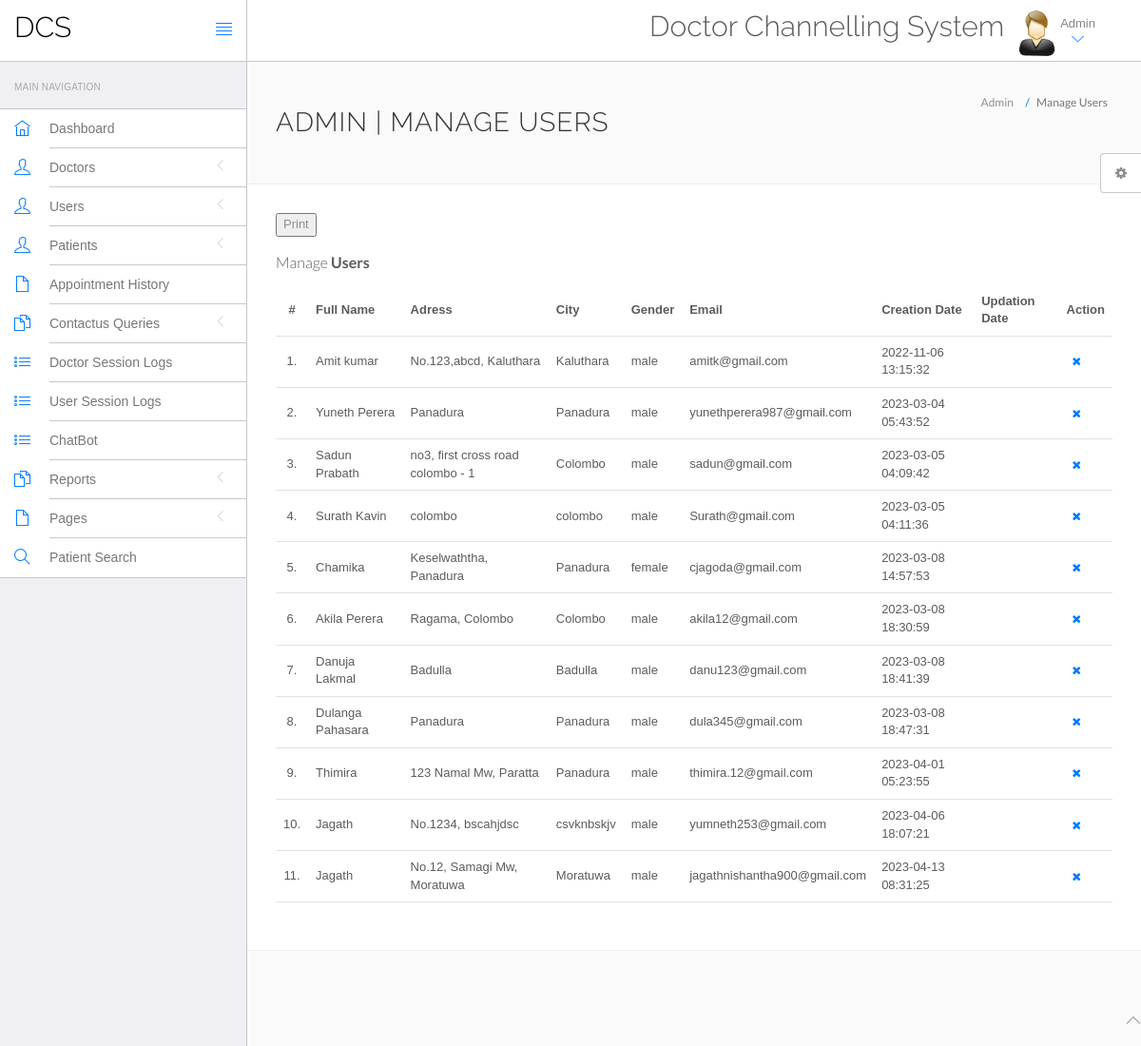
The page /hms/admin/manage-users.php (signed in) on the database its author committed.
### tables this page shows
CREATE TABLE `users` (
  `id` int(11) NOT NULL,
  `fullName` varchar(255) DEFAULT NULL,
  `address` longtext DEFAULT NULL,
  `city` varchar(255) DEFAULT NULL,
  `gender` varchar(255) DEFAULT NULL,
  `email` varchar(255) DEFAULT NULL,
  `password` varchar(255) DEFAULT NULL,
  `regDate` timestamp NULL DEFAULT current_timestamp(),
  `updationDate` timestamp NULL DEFAULT NULL ON UPDATE current_timestamp()
);

### hms/admin/manage-users.php (the view, shortened to what this page needs)
<?php
include('include/config.php');
if (strlen($_SESSION['id'] == 0)) {
	header('location:logout.php');
} else {
?>
	<!DOCTYPE html>
	<html lang="en">
	<head>
		<link rel="stylesheet" href="vendor/bootstrap/css/bootstrap.min.css">
		<link rel="stylesheet" href="vendor/fontawesome/css/font-awesome.min.css">
		<link rel="stylesheet" href="vendor/themify-icons/themify-icons.min.css">
		<link href="vendor/animate.css/animate.min.css" rel="stylesheet" media="screen">
		<link href="vendor/perfect-scrollbar/perfect-scrollbar.min.css" rel="stylesheet" media="screen">
		<link href="vendor/switchery/switchery.min.css" rel="stylesheet" media="screen">
		<link href="vendor/bootstrap-touchspin/jquery.bootstrap-touchspin.min.css" rel="stylesheet" media="screen">
		<link href="vendor/select2/select2.min.css" rel="stylesheet" media="screen">
		<link href="vendor/bootstrap-datepicker/bootstrap-datepicker3.standalone.min.css" rel="stylesheet" media="screen">
		<link href="vendor/bootstrap-timepicker/bootstrap-timepicker.min.css" rel="stylesheet" media="screen">
		<link rel="stylesheet" href="assets/css/styles.css">
		<link rel="stylesheet" href="assets/css/plugins.css">
		<link rel="stylesheet" href="assets/css/themes/theme-1.css" id="skin_color" />
	</head>
	<body>
		<div id="app">
			<?php include('include/sidebar.php'); ?>
			<div class="app-content">
				<?php include('include/header.php'); ?>
				<div class="main-content">
					<div class="wrap-content container" id="container">
						<section id="page-title">
							<div class="row">
								<div class="col-sm-8">
									<h1 class="mainTitle">Admin | Manage Users</h1>
								</div>
								<ol class="breadcrumb">
									<li>
										<span>Admin</span>
									</li>
									<li class="active">
										<span>Manage Users</span>
									</li>
								</ol>
							</div>
						</section>
						<div class="container-fluid container-fullw bg-white">
						<button type="submit" id="print" onclick="printPage()">Print</button> </br></br>
							<div class="row">
								<div class="col-md-12">
									<h5 class="over-title margin-bottom-15">Manage <span class="text-bold">Users</span></h5>
									<table class="table table-hover" id="sample-table-1">
										<thead>
											<tr>
												<th class="center">#</th>
												<th>Full Name</th>
												<th class="hidden-xs">Adress</th>
												<th>City</th>
												<th>Gender </th>
												<th>Email </th>
												<th>Creation Date </th>
												<th>Updation Date </th>
												<th>Action</th>
											</tr>
										</thead>
										<tbody>
											<?php
											$sql = mysqli_query($con, "select * from users");
											$cnt = 1;
											while ($row = mysqli_fetch_array($sql)) {
											?>
												<tr>
													<td class="center"><?php echo $cnt; ?>.</td>
													<td class="hidden-xs"><?php echo $row['fullName']; ?></td>
													<td><?php echo $row['address']; ?></td>
													<td><?php echo $row['city']; ?>
													</td>
													<td><?php echo $row['gender']; ?></td>
													<td><?php echo $row['email']; ?></td>
													<td><?php echo $row['regDate']; ?></td>
													<td><?php echo $row['updationDate']; ?>
													</td>
													<td>
														<div class="visible-md visible-lg hidden-sm hidden-xs">
															<a href="manage-users.php?id=<?php echo $row['id'] ?>&del=delete" onClick="return confirm('Are you sure you want to delete?')" class="btn btn-transparent btn-xs tooltips" tooltip-placement="top" tooltip="Remove"><i class="fa fa-times fa fa-white"></i></a>
														</div>
													</td>
												</tr>
											<?php
												$cnt = $cnt + 1;
											} ?>
										</tbody>
									</table>
								</div>
							</div>
						</div>
					</div>
				</div>
			</div>
		</div>
		<?php include('include/footer.php'); ?>
		<?php include('include/setting.php'); ?>
	</body>
	</html>
<?php } ?>

### hms/admin/assets/css/themes/theme-1.css (style rules this page uses)
body { background: #FAFAFA; }

### rows shown on the page
users: fullName "Amit kumar", address "No.123,abcd, Kaluthara", city "Kaluthara", gender "male", email "amitk@gmail.com", regDate "2022-11-06 13:15:32"
users: fullName "Yuneth Perera", address "Panadura", city "Panadura", gender "male", email "yunethperera987@gmail.com", regDate "2023-03-04 05:43:52"
users: fullName "Sadun Prabath", address "no3, first cross road colombo - 1", city "Colombo", gender "male", email "sadun@gmail.com", regDate "2023-03-05 04:09:42"
users: fullName "Surath Kavin", address "colombo", city "colombo", gender "male", email "Surath@gmail.com", regDate "2023-03-05 04:11:36"
users: fullName "Chamika", address "Keselwaththa, Panadura", city "Panadura", gender "female", email "cjagoda@gmail.com", regDate "2023-03-08 14:57:53"
users: fullName "Akila Perera", address "Ragama, Colombo", city "Colombo", gender "male", email "akila12@gmail.com", regDate "2023-03-08 18:30:59"
users: fullName "Danuja Lakmal", address "Badulla", city "Badulla", gender "male", email "danu123@gmail.com", regDate "2023-03-08 18:41:39"
users: fullName "Dulanga Pahasara", address "Panadura", city "Panadura", gender "male", email "dula345@gmail.com", regDate "2023-03-08 18:47:31"
users: fullName "Thimira", address "123 Namal Mw, Paratta", city "Panadura", gender "male", email "thimira.12@gmail.com", regDate "2023-04-01 05:23:55"
users: fullName "Jagath", address "No.1234, bscahjdsc", city "csvknbskjv", gender "male", email "yumneth253@gmail.com", regDate "2023-04-06 18:07:21"
users: fullName "Jagath", address "No.12, Samagi Mw, Moratuwa", city "Moratuwa", gender "male", email "jagathnishantha900@gmail.com", regDate "2023-04-13 08:31:25"
